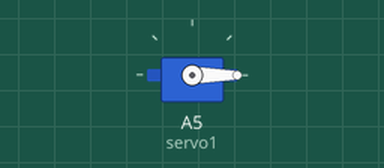
Recording of a sketch running on a simulated Arduino Uno, built with avr-gcc and run on an emulated ATmega328P. On the bench: servo.

Above: at 0.05 s.
At 3.5 s:
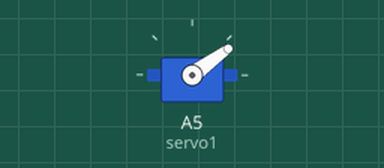
At 7.0 s:
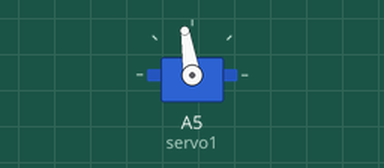
At 14.0 s:
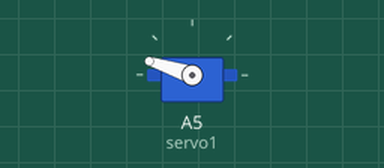
Timing chart, 0 to 18.2 s (numbered marks = the images above):
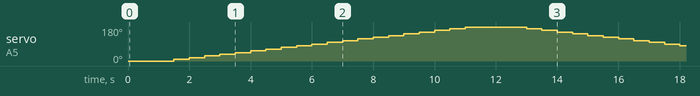

The sketch:

Neck.ino
```cpp
//CUELLO

#include <Servo.h>
Servo servo1;
int PULSOMAX=2500;
int PULSOMIN=500;
void setup() {
servo1.attach(A5,PULSOMIN,PULSOMAX);
}
void loop() {

servo1.write(0);
delay(1000);

for(int i=0;i<=20;i++){
 servo1.write(9*i);
 delay(500);
}
delay(1000);
for(int i=20;i>=0;i--){
 servo1.write(9*i);
 delay(500);
}
servo1.write(90);
delay(1000);
servo1.write(0);
delay(1000);
servo1.write(180);
delay(2000);


}

////Giros bruscos
//
//void loop() {
//servo1.write(0);
//delay(2000);
//servo1.write(90);
//delay(2000);
//servo1.write(180);
//delay(2000);
//}
```
